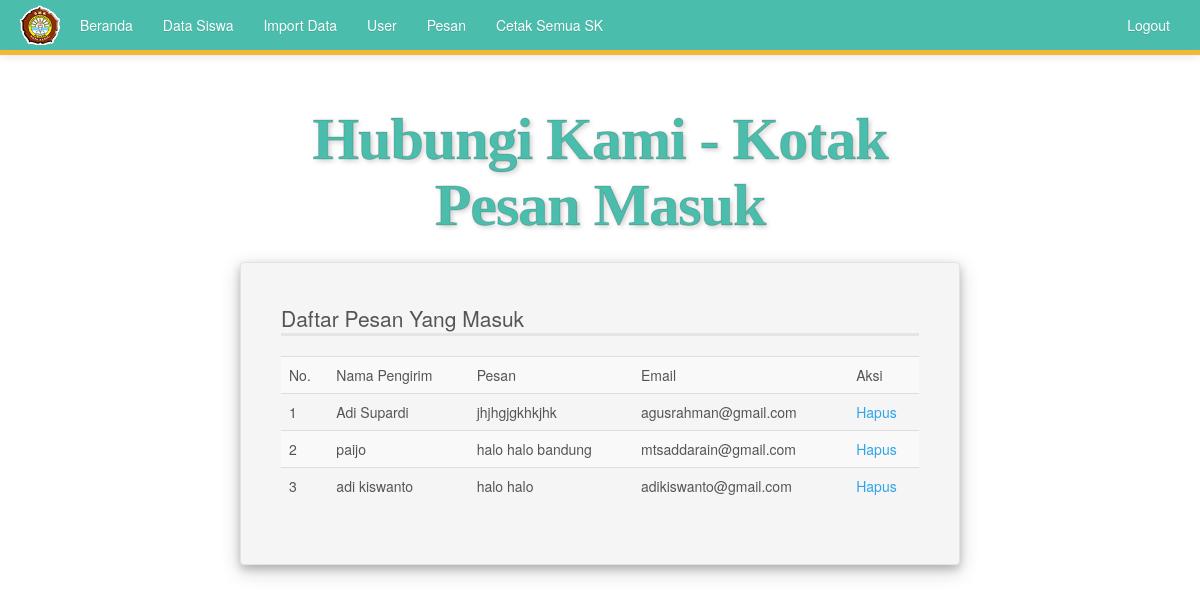
/superadmin/index.php?page=hubungi (signed in), run on the app's committed database.
### tables this page shows
CREATE TABLE `tbl_hubungi` (
  `id_hubungi` int(10) NOT NULL,
  `nama` varchar(150) NOT NULL,
  `email` varchar(150) NOT NULL,
  `pesan` text NOT NULL
);

### superadmin/hubungi.php (the view, shortened to what this page needs)
<link href="../css/thickbox.css" rel="stylesheet" type="text/css" />
<h3>Hubungi Kami - Kotak Pesan Masuk</h3>
<div class="well animasi2">
<fieldset>
<legend>Daftar Pesan Yang Masuk</legend>
<table class="table table-striped table-hover">
<tr><td>No.</td><td>Nama Pengirim</td><td>Pesan</td><td>Email</td><td>Aksi</td></tr>
<?php
include('../config.php');
$q = $mysqli->query("select * from tbl_hubungi order by id_hubungi DESC");
$n = 1;
while($r = $q->fetch_array(MYSQLI_ASSOC))
{
	echo '<tr class="content"><td>'.$n.'</td><td>'.$r["nama"].'</td><td>'.$r["pesan"].'</td><td>'.$r["email"].'</td>
	<td><a href="#" class="delbutton" id="'.$r['id_hubungi'].'" href="#" ><div id="box-link">Hapus</div></a></td>
	</tr>';
	$n++;
}
?>
</table>
</fieldset>
</div>

### css/styleadmin.css (style rules this page uses)
H3 { font-family: Cambria, Cochin, Georgia, Times, "Times New Roman", serif; letter-spacing: -1px; font-size: 60px; font-weight: 600; text-align: center; -webkit-text-stroke: 1px rgba(0, 0, 0, 0.15); color: #4abdac; text-shadow: 2px 2px 5px rgba(0, 0, 0, 0.2); padding: 5% 0% 2% 0%; }
.animasi2 { animation-name: example2; animation-duration: 0.5s; }
.well { padding: 40px; box-shadow: 0 4px 8px 0 rgba(0, 0, 0, 0.2), 0 6px 20px 0 rgba(0, 0, 0, 0.19); }

### data on the page
tbl_hubungi: nama "Adi Supardi", pesan "jhjhgjgkhkjhk", email "agusrahman@gmail.com"
tbl_hubungi: nama "paijo", pesan "halo halo bandung", email "mtsaddarain@gmail.com"
tbl_hubungi: nama "adi kiswanto", pesan "halo halo", email "adikiswanto@gmail.com"
